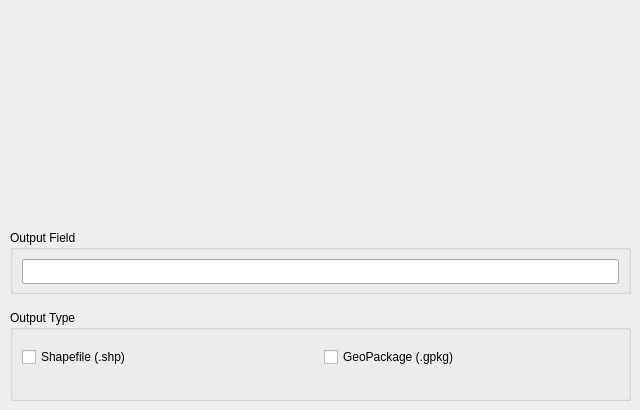
         <widget class="QWidget" name="tab_4">
          <attribute name="title">
           <string>Output File</string>
          </attribute>
          <widget class="QGroupBox" name="groupBox_10">
           <property name="geometry">
            <rect>
             <x>10</x>
             <y>310</y>
             <width>621</width>
             <height>91</height>
            </rect>
           </property>
           <property name="sizePolicy">
            <sizepolicy hsizetype="Preferred" vsizetype="Expanding">
             <horstretch>0</horstretch>
             <verstretch>0</verstretch>
            </sizepolicy>
           </property>
           <property name="title">
            <string>Output Type</string>
           </property>
           <layout class="QGridLayout" name="gridLayout">
            <item row="0" column="1">
             <widget class="QCheckBox" name="check_gpk">
              <property name="sizePolicy">
               <sizepolicy hsizetype="Expanding" vsizetype="Fixed">
                <horstretch>0</horstretch>
                <verstretch>0</verstretch>
               </sizepolicy>
              </property>
              <property name="text">
               <string>GeoPackage (.gpkg)</string>
              </property>
             </widget>
            </item>
            <item row="0" column="0">
             <widget class="QCheckBox" name="check_shp">
              <property name="sizePolicy">
               <sizepolicy hsizetype="Expanding" vsizetype="Fixed">
                <horstretch>0</horstretch>
                <verstretch>0</verstretch>
               </sizepolicy>
              </property>
              <property name="text">
               <string>Shapefile (.shp)</string>
              </property>
             </widget>
            </item>
            <item row="1" column="0" colspan="2">
             <widget class="QgsFileWidget" name="output">
              <property name="sizePolicy">
               <sizepolicy hsizetype="Expanding" vsizetype="Fixed">
                <horstretch>0</horstretch>
                <verstretch>0</verstretch>
               </sizepolicy>
              </property>
              <property name="filter">
               <string>*.shp; *.gpkg</string>
              </property>
              <property name="storageMode">
               <enum>QgsFileWidget::SaveFile</enum>
              </property>
             </widget>
            </item>
           </layout>
          </widget>
          <widget class="QGroupBox" name="groupBox_11">
           <property name="geometry">
            <rect>
             <x>10</x>
             <y>230</y>
             <width>621</width>
             <height>64</height>
            </rect>
           </property>
           <property name="title">
            <string>Output Field</string>
           </property>
           <layout class="QVBoxLayout" name="verticalLayout_7">
            <item>
             <widget class="QLineEdit" name="le_out_field">
              <property name="sizePolicy">
               <sizepolicy hsizetype="Expanding" vsizetype="Preferred">
                <horstretch>0</horstretch>
                <verstretch>0</verstretch>
               </sizepolicy>
              </property>
              <property name="minimumSize">
               <size>
                <width>0</width>
                <height>25</height>
               </size>
              </property>
             </widget>
            </item>
           </layout>
          </widget>
         </widget>
